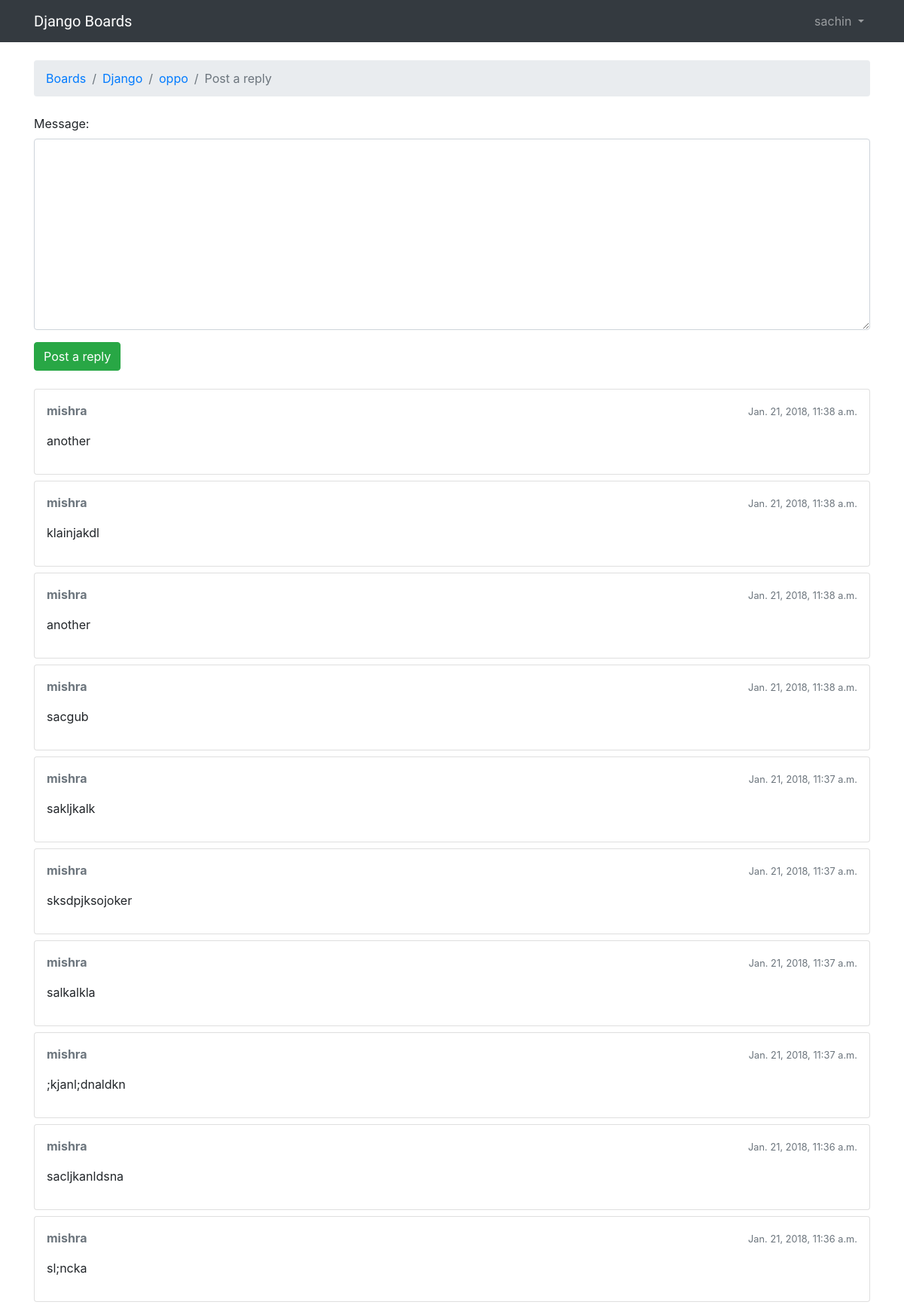
The page /boards/1/topics/126/reply/ (signed in) on the database its author committed.
### boards/models.py (models this page shows, shortened)
class Topic(models.Model):
    subject = models.CharField(max_length=200)
    last_updated = models.DateTimeField(auto_now_add=True)
    board = models.ForeignKey(Board,related_name='topics')
    starter = models.ForeignKey(User,related_name='topics')
    views = models.PositiveIntegerField(default=0) #v <- Here
    def get_last_ten_posts(self):
        return self.posts.order_by('-created_at')[:10]

class Board(models.Model):
    name = models.CharField(max_length=200,unique=True)
    description  = models.CharField(max_length=1000)

class Post(models.Model):
    message = models.TextField(max_length=4000)
    topic = models.ForeignKey(Topic,related_name='posts')
    created_at = models.DateTimeField(auto_now_add=True)
    updated_at = models.DateTimeField(null=True)
    created_by = models.ForeignKey(User,related_name='posts')
    updated_by = models.ForeignKey(User,null=True,related_name='+')
    def get_message_as_markdown(self):
        return mark_safe(markdown(self.message,safe_mode='escape'))

### boards/views.py (the view)
# urls.py: url(r'^boards/(?P<pk>\d+)/topics/(?P<topic_pk>\d+)/reply/$', views.reply_topic, name='reply_topic'),
@login_required
def reply_topic(request, pk, topic_pk):
    topic = get_object_or_404(Topic, board__pk=pk, pk=topic_pk)
    if request.method == 'POST':
        form = PostForm(request.POST)
        if form.is_valid():
            post = form.save(commit=False)
            post.topic = topic
            post.created_by = request.user
            post.save()
            topic.last_updated = timezone.now()
            topic.save()
            topic_url = reverse('topic_posts', kwargs={'pk': pk, 'topic_pk': topic_pk})
            topic_post_url = '{url}?page={page}#{id}'.format(
                url=topic_url,
                id=post.pk,
                page=topic.get_page_count()
            )
            return redirect(topic_post_url)
    else:
        form = PostForm()
    return render(request, 'reply_topic.html', {'topic': topic, 'form': form})

### boards/forms.py
class PostForm(forms.ModelForm):
    class Meta:
        model = Post
        fields = ['message',]

### boards/templatetags/form_tags.py (called while the page is built)
@register.filter
def input_class(bound_field):
    css_class = ''
    if bound_field.form.is_bound:
        if bound_field.errors:
            css_class = 'is-invalid'
        else :
            css_class = 'is-valid'
    return 'form-control {}'.format(css_class)

### templates/reply_topic.html (shortened to what this page needs)
{% extends 'base.html' %}
{% load static %}
{% block breadcrumb %}
  <li class="breadcrumb-item"><a href="{% url 'home' %}">Boards</a></li>
  <li class="breadcrumb-item"><a href="{% url 'board_topics' topic.board.pk %}">{{ topic.board.name }}</a></li>
  <li class="breadcrumb-item"><a href="{% url 'topic_posts' topic.board.pk topic.pk %}">{{ topic.subject }}</a></li>
  <li class="breadcrumb-item active">Post a reply</li>
{% endblock %}
{% block content %}
  <form method="post" class="mb-4">
    {% include 'includes/form.html' %}
    <button type="submit" class="btn btn-success">Post a reply</button>
  </form>
   {% for post in topic.get_last_ten_posts %}
    <div class="card mb-2">
      <div class="card-body p-3">
        <div class="row mb-3">
          <div class="col-6">
            <strong class="text-muted">{{ post.created_by.username }}</strong>
          </div>
          <div class="col-6 text-right">
            <small class="text-muted">{{ post.created_at }}</small>
          </div>
        </div>
        {{ post.get_message_as_markdown }}
      </div>
    </div>
  {% endfor %}
{% endblock %}

### templates/base.html (shortened to what this page needs)
<!DOCTYPE html>
{% load static %}
<html lang="en">
<head>
    <link rel="stylesheet" href="{% static 'css/bootstrap.css' %}">
    <link rel="stylesheet" href="{%  static 'css/main.css' %}">
    <link rel="stylesheet" href="https://maxcdn.bootstrapcdn.com/bootstrap/4.0.0-beta.2/css/bootstrap.min.css">
</head>
<body>
{% block body %}
 <nav class="navbar navbar-expand-sm navbar-dark bg-dark">
  <div class="container">
    <a class="navbar-brand" href="{% url 'home' %}">Django Boards</a>
    <div class="collapse navbar-collapse" id="mainMenu">
        {% if user.is_authenticated %}
      <ul class="navbar-nav ml-auto">
        <li class="nav-item dropdown">
          <a class="nav-link dropdown-toggle" href="#" id="userMenu" data-toggle="dropdown" aria-haspopup="true" aria-expanded="false">
            {{ user.username }}
          </a>
        </li>
      </ul>
        {% else %}
        <form class="form-inline ml-auto">
          <a href="{% url  'login' %}" class="btn btn-outline-secondary">Log in</a>
          <a href="{% url 'signup' %}" class="btn btn-primary ml-2">Sign up</a>
        </form>
        {% endif %}
    </div>
  </div>
</nav>
<div class="container">
    <ol class="breadcrumb my-4">
         {% block breadcrumb %}{% endblock %}
    </ol>
{% block content %}
{% endblock %}
{% endblock %}
</div>
</body>
</html>

### static/css/main.css (style rules this page uses)
.navbar-brand { font-family: 'Sedgwick Ave Display', cursive; }

### rows shown on the page
Topic: board.name "Django", subject "oppo"
Post: created_by.username "mishra", created_at "Jan. 21, 2018, 11:38 a.m.", get_message_as_markdown "another"
Post: created_by.username "mishra", created_at "Jan. 21, 2018, 11:38 a.m.", get_message_as_markdown "klainjakdl"
Post: created_by.username "mishra", created_at "Jan. 21, 2018, 11:38 a.m.", get_message_as_markdown "another"
Post: created_by.username "mishra", created_at "Jan. 21, 2018, 11:38 a.m.", get_message_as_markdown "sacgub"
Post: created_by.username "mishra", created_at "Jan. 21, 2018, 11:37 a.m.", get_message_as_markdown "sakljkalk"
Post: created_by.username "mishra", created_at "Jan. 21, 2018, 11:37 a.m.", get_message_as_markdown "sksdpjksojoker"
Post: created_by.username "mishra", created_at "Jan. 21, 2018, 11:37 a.m.", get_message_as_markdown "salkalkla"
Post: created_by.username "mishra", created_at "Jan. 21, 2018, 11:37 a.m.", get_message_as_markdown ";kjanl;dnaldkn"
Post: created_by.username "mishra", created_at "Jan. 21, 2018, 11:36 a.m.", get_message_as_markdown "sacljkanldsna"
Post: created_by.username "mishra", created_at "Jan. 21, 2018, 11:36 a.m.", get_message_as_markdown "sl;ncka"

### other values the page prints
{{ user.username }} "sachin"
{{ field.label_tag }} "Message:"
